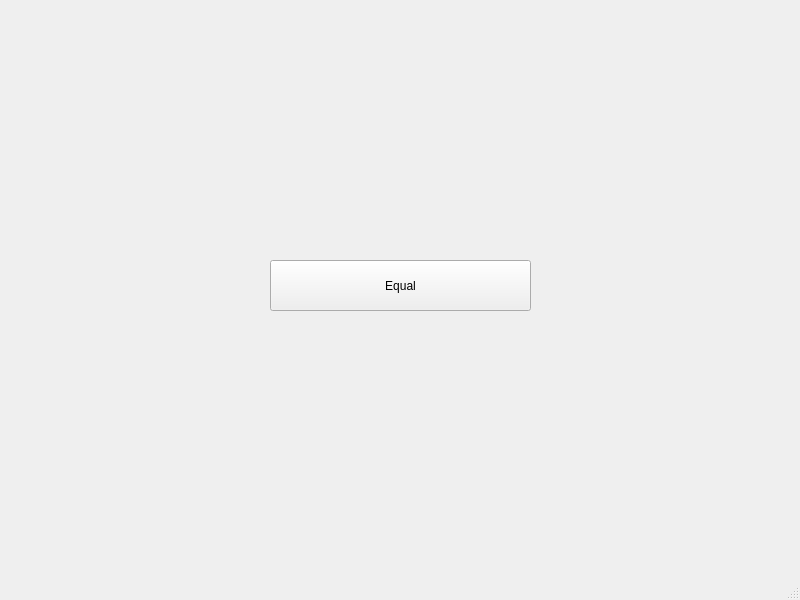
<?xml version="1.0" encoding="UTF-8"?>
<ui version="4.0">
 <class>MainWindow</class>
 <widget class="QMainWindow" name="MainWindow">
  <property name="geometry">
   <rect>
    <x>0</x>
    <y>0</y>
    <width>800</width>
    <height>600</height>
   </rect>
  </property>
  <property name="windowTitle">
   <string>MainWindow</string>
  </property>
  <widget class="QWidget" name="centralwidget">
   <widget class="QPushButton" name="pushButton">
    <property name="geometry">
     <rect>
      <x>270</x>
      <y>260</y>
      <width>261</width>
      <height>51</height>
     </rect>
    </property>
    <property name="text">
     <string>Equal</string>
    </property>
   </widget>
  </widget>
  <widget class="QMenuBar" name="menubar">
   <property name="geometry">
    <rect>
     <x>0</x>
     <y>0</y>
     <width>800</width>
     <height>22</height>
    </rect>
   </property>
  </widget>
  <widget class="QStatusBar" name="statusbar"/>
 </widget>
 <resources/>
 <connections/>
</ui>
